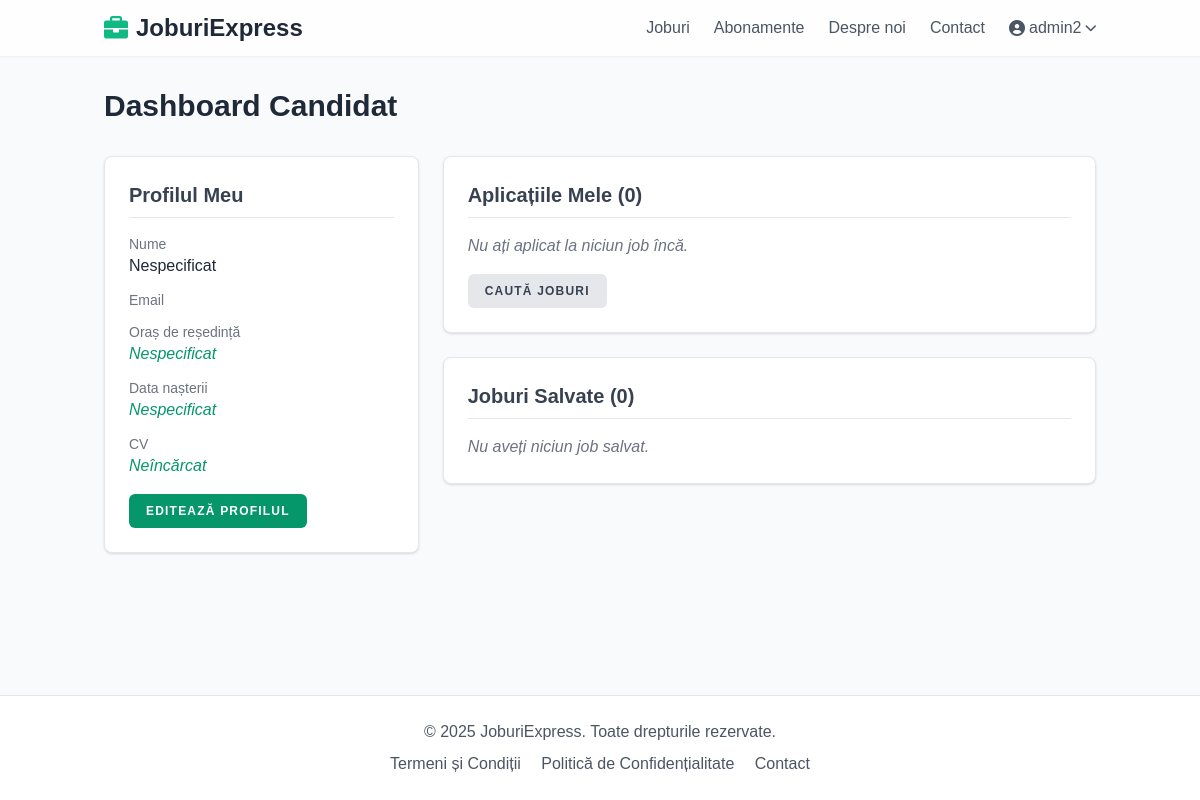
Screenshot of /accounts/dashboard/jobseeker/ (signed in) with the database file from the repository.
### accounts/models.py (models this page shows, shortened)
class User(AbstractUser):
    USER_TYPE_CHOICES = (
        ('job_seeker', 'Job Seeker'),
        ('company', 'Company'),
    )
    email = models.EmailField(unique=True)
    user_type = models.CharField(max_length=20, choices=USER_TYPE_CHOICES, default='job_seeker')
    groups = models.ManyToManyField(
        'auth.Group',
        verbose_name='groups',
        blank=True,
        help_text='The groups this user belongs to. A user will get all permissions granted to each of their groups.',
        related_name="custom_user_set", # Changed related_name
        related_query_name="user",
    )
    user_permissions = models.ManyToManyField(
        'auth.Permission',
        verbose_name='user permissions',
        blank=True,
        help_text='Specific permissions for this user.',
        related_name="custom_user_set", # Changed related_name
        related_query_name="user",
    )
    is_active = models.BooleanField(
        'active',
        default=True, # Changed default to True
        help_text= (
            'Designates whether this user should be treated as active. '
            'Unselect this instead of deleting accounts.'
        ),
    )

class JobSeekerProfile(models.Model):
    user = models.OneToOneField(User, on_delete=models.CASCADE, primary_key=True, related_name='jobseekerprofile')
    city_of_residence = models.CharField("Oraș de reședință", max_length=100, blank=True, null=True) # Renamed from location
    date_of_birth = models.DateField("Data nașterii", blank=True, null=True)
    phone_number = models.CharField(max_length=20, blank=True, null=True)
    cv = models.FileField(upload_to='cvs/', blank=True, null=True) # Requires Pillow installation
    bio = models.TextField(blank=True, null=True)
    saved_jobs = models.ManyToManyField('jobs.Job', blank=True, related_name='saved_by_seekers')

### accounts/views.py (the view)
# urls.py: path('dashboard/jobseeker/', views.JobSeekerDashboardView.as_view(), name='jobseeker_dashboard'),
@method_decorator(login_required, name='dispatch')
class JobSeekerDashboardView(TemplateView):
    template_name = 'accounts/jobseeker_dashboard.html'
    def get_context_data(self, **kwargs):
        context = super().get_context_data(**kwargs)
        try:
            profile = self.request.user.jobseekerprofile
            context['profile'] = profile
        except JobSeekerProfile.DoesNotExist:
             context['profile'] = None
        else:
            context['saved_jobs_list'] = profile.saved_jobs.all().select_related('company__companyprofile', 'category') # Fetch related data
            context['saved_jobs_count'] = context['saved_jobs_list'].count()
        try:
            from jobs.models import Application
            applications = Application.objects.filter(applicant=self.request.user).select_related('job', 'job__company__companyprofile').order_by('-applied_at')
            context['applications'] = applications
            context['applications_count'] = applications.count()
        except Exception as e: # Catch potential errors during query
            print(f"Error fetching applications: {e}") # Basic error logging
            context['applications'] = []
            context['applications_count'] = 0
        if 'saved_jobs_list' not in context:
             context['saved_jobs_list'] = []
             context['saved_jobs_count'] = 0
        return context

### templates/accounts/jobseeker_dashboard.html (shortened to what this page needs)
{% extends 'base.html' %}
{% block content %}
<div class="container mx-auto px-4 py-8">
    <h1 class="text-3xl font-bold text-gray-800 mb-8">Dashboard Candidat</h1>
    <div class="grid grid-cols-1 md:grid-cols-3 gap-6">
        <div class="md:col-span-1 bg-white rounded-lg shadow border border-gray-200 p-6">
            <h2 class="text-xl font-semibold text-gray-700 mb-4 border-b pb-2">Profilul Meu</h2>
            {% if profile %}
                <div class="space-y-3 mb-4">
                    <div>
                        <p class="text-sm text-gray-500">Nume</p>
                        <p class="font-medium text-gray-800">{{ user.get_full_name|default:"Nespecificat" }}</p>
                    </div>
                     <div>
                        <p class="text-sm text-gray-500">Email</p>
                    </div>
                    <div>
                        <p class="text-sm text-gray-500">Oraș de reședință</p>
                        <p class="font-medium text-gray-800">{{ profile.city_of_residence|default:"<span class='text-emerald-600 italic'>Nespecificat</span>" }}</p>
                    </div>
                     <div>
                        <p class="text-sm text-gray-500">Data nașterii</p>
                        <p class="font-medium text-gray-800">{{ profile.date_of_birth|date:"d M Y"|default:"<span class='text-emerald-600 italic'>Nespecificat</span>" }}</p>
                    </div>
                    <div>
                        <p class="text-sm text-gray-500">CV</p>
                        <p class="font-medium text-gray-800">
                            {% if profile.cv %}
                                <a href="{{ profile.cv.url }}" target="_blank" class="text-emerald-600 hover:underline">Vezi CV</a>
                            {% else %}
                                <span class="text-emerald-600 italic">Neîncărcat</span>
                            {% endif %}
                        </p>
                    </div>
                </div>
                <a href="{% url 'accounts:jobseeker_profile_edit' %}" class="inline-flex items-center px-4 py-2 bg-emerald-600 border border-transparent rounded-md font-semibold text-xs text-white uppercase tracking-widest hover:bg-emerald-700 active:bg-emerald-900 focus:outline-none focus:border-emerald-900 focus:ring ring-emerald-300 disabled:opacity-25 transition ease-in-out duration-150">
                    Editează Profilul
                </a>
            {% endif %}
        </div>
        <div class="md:col-span-2 space-y-6">
            <div class="bg-white rounded-lg shadow border border-gray-200 p-6">
                <h2 class="text-xl font-semibold text-gray-700 mb-4 border-b pb-2">Aplicațiile Mele ({{ applications_count }})</h2>
                {% if applications %}
                    <ul class="divide-y divide-gray-200">
                        {% for app in applications|slice:":5" %}
                            <li class="py-3">
                                <div class="flex justify-between items-center">
                                    <a href="{{ app.job.get_absolute_url }}" class="text-sm font-medium text-emerald-600 hover:underline truncate">{{ app.job.title }}</a>
                                    <span class="text-xs text-gray-500 ml-2 whitespace-nowrap">{{ app.applied_at|timesince }} în urmă</span>
                                </div>
                                <p class="text-xs text-gray-500">{{ app.job.company.companyprofile.company_name|default:app.job.company.username }} - {{ app.job.city }}</p>
                                <p class="text-xs mt-1">Status: <span class="font-medium">{{ app.get_status_display }}</span></p>
                            </li>
                        {% endfor %}
                    </ul>
                    {% if applications_count > 5 %}
                         <a href="#" class="text-emerald-600 hover:underline mt-3 text-sm inline-block">Vezi toate aplicațiile</a>
                    {% endif %}
                {% else %}
                    <p class="text-gray-500 italic">Nu ați aplicat la niciun job încă.</p>
                {% endif %}
                 <a href="{% url 'jobs:job_list' %}" class="mt-4 inline-flex items-center px-4 py-2 bg-gray-200 border border-transparent rounded-md font-semibold text-xs text-gray-700 uppercase tracking-widest hover:bg-gray-300 focus:outline-none focus:border-gray-400 focus:ring ring-gray-300 disabled:opacity-25 transition ease-in-out duration-150">
                    Caută Joburi
                 </a>
            </div>
            <div class="bg-white rounded-lg shadow border border-gray-200 p-6">
                <h2 class="text-xl font-semibold text-gray-700 mb-4 border-b pb-2">Joburi Salvate ({{ saved_jobs_count }})</h2>
                 {% if saved_jobs_list %}
                    <ul class="divide-y divide-gray-200">
                        {% for job in saved_jobs_list|slice:":5" %}
                             <li class="py-3">
                                <div class="flex justify-between items-center">
                                    <a href="{{ job.get_absolute_url }}" class="text-sm font-medium text-emerald-600 hover:underline truncate">{{ job.title }}</a>
                                    <form action="{% url 'jobs:job_unsave' job.pk %}" method="post" class="inline ml-2">
                                        {% csrf_token %}
                                        <button type="submit" class="text-red-500 hover:text-red-700" title="Anulează salvarea">
                                            <i class="fas fa-trash-alt text-xs"></i>
                                        </button>
                                    </form>
                                </div>
                                <p class="text-xs text-gray-500">{{ job.company.companyprofile.company_name|default:job.company.username }} - {{ job.city }}</p>
                            </li>
                        {% endfor %}
                    </ul>
                     {% if saved_jobs_count > 5 %}
                         <a href="#" class="text-emerald-600 hover:underline mt-3 text-sm inline-block">Vezi toate joburile salvate</a>
                    {% endif %}
                {% else %}
                    <p class="text-gray-500 italic">Nu aveți niciun job salvat.</p>
                {% endif %}
            </div>
        </div>
    </div>
</div>
{% endblock %}

### templates/base.html (shortened to what this page needs)
<!DOCTYPE html>
<html lang="ro">
<head>
    <script src="https://cdn.tailwindcss.com"></script>
    <link rel="stylesheet" href="https://cdnjs.cloudflare.com/ajax/libs/font-awesome/6.0.0/css/all.min.css" />
</head>
<body class="bg-gray-50 text-gray-800 relative">
    <nav class="bg-white/80 backdrop-blur-md shadow-sm sticky top-0 z-50">
        <div class="container mx-auto px-4 py-3 flex justify-between items-center">
            <a class="text-2xl font-bold text-gray-800 flex items-center" href="{% url 'core:home' %}">
                <i class="fas fa-briefcase mr-2 text-emerald-500"></i>
                JoburiExpress
            </a>
            <div class="hidden md:flex items-center space-x-6">
                <a class="text-gray-600 hover:text-gray-900 transition-colors duration-300 " href="{% url 'jobs:job_list' %}">Joburi</a>
                <a class="text-gray-600 hover:text-gray-900 transition-colors duration-300 " href="{% url 'payments:plan_list' %}">Abonamente</a>
                <a class="text-gray-600 hover:text-gray-900 transition-colors duration-300 " href="{% url 'core:about' %}">Despre noi</a>
                <a class="text-gray-600 hover:text-gray-900 transition-colors duration-300 " href="{% url 'core:contact' %}">Contact</a>
                {% if user.is_authenticated %}
                    <div class="relative">
                        <button id="user-menu-button" class="flex items-center text-gray-600 hover:text-gray-900 focus:outline-none transition-colors duration-300">
                            <i class="fas fa-user-circle mr-1"></i> {{ user.username }}
                            <i class="fas fa-chevron-down ml-1 text-xs"></i>
                        </button>
                    </div>
                {% endif %}
            </div>
        </div>
    </nav>
    <main class="relative overflow-hidden">
        {% block content %}{% endblock %}
    </main>
    <footer class="bg-white text-gray-600 mt-auto border-t border-gray-200">
        <div class="container mx-auto px-4 py-6 text-center">
            <p>&copy; {% now "Y" %} JoburiExpress. Toate drepturile rezervate.</p>
            <div class="mt-2 space-x-4">
                <a href="{% url 'core:terms' %}" class="hover:text-emerald-500 transition-colors duration-300">Termeni și Condiții</a>
                <a href="{% url 'core:privacy' %}" class="hover:text-emerald-500 transition-colors duration-300">Politică de Confidențialitate</a>
                <a href="{% url 'core:contact' %}" class="hover:text-emerald-500 transition-colors duration-300">Contact</a>
            </div>
        </div>
    </footer>
</body>
</html>

### templates/base.html (style rules this page uses)
body { display: flex; flex-direction: column; min-height: 100vh; font-family: sans-serif; }
main { flex-grow: 1; }

### rows the page displays
User: username "admin2", get_full_name "Nespecificat"
JobSeekerProfile: city_of_residence "Nespecificat", date_of_birth "Nespecificat"

### other values shown
{{ applications_count }} "0"
{{ saved_jobs_count }} "0"
